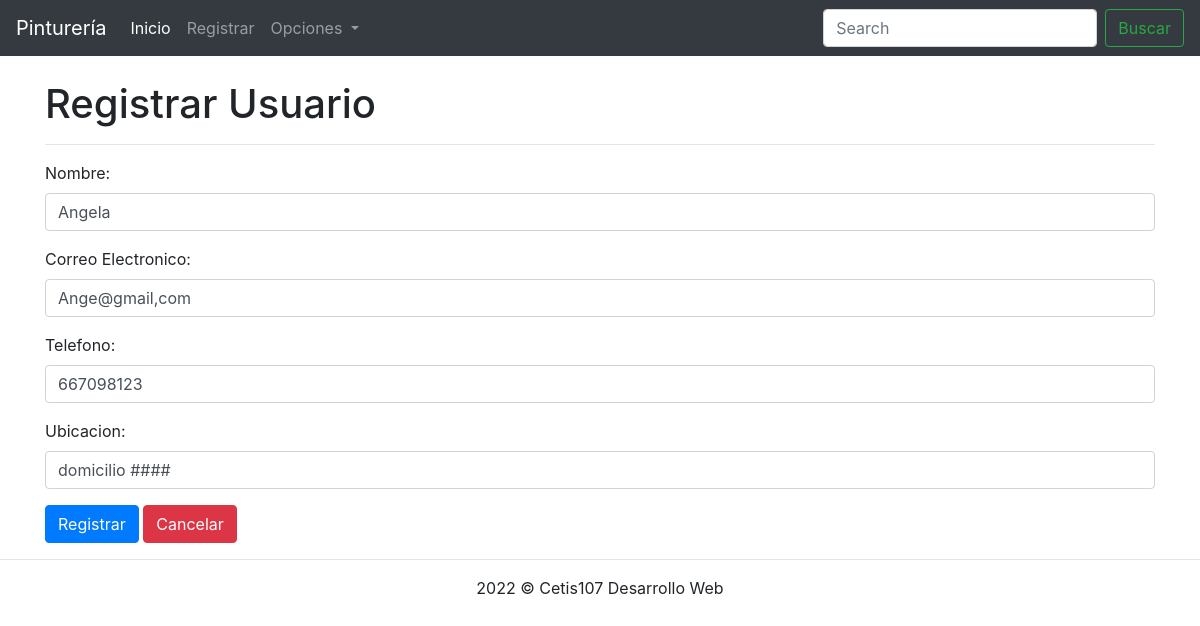
The page /actualizarRegistro.php?id=2 on the database its author committed.
### tables this page shows
CREATE TABLE `usuarios` (
  `id` int(11) NOT NULL,
  `nombre` varchar(50) NOT NULL,
  `correo` varchar(50) NOT NULL,
  `telefono` varchar(20) NOT NULL,
  `ubicacion` varchar(150) NOT NULL
);

### ActualizarRegistro.php (the view, shortened to what this page needs)
<!DOCTYPE html>
<html lang="en">
<head>
    <link rel="stylesheet" href="css/bootstrap.css">
</head>
<body>
    <?php
    include 'Conexion.php';
    $id = $_GET["id"];
    $sql = "SELECT * FROM usuarios WHERE id=" . $id;
    $resultado = $conexion->query($sql);
    $registro = $resultado->fetch_assoc();
    ?>
    <?php include 'menu.php'; ?>
    <br>
    <div class="container">
        <div class="row">
            <div class="col-12">
            <h1>Registrar Usuario</h1><hr>
                <form method="post" action="guardarRegistro.php">
                    <div class="form-group">
                        <label for="">Nombre:</label>
                        <input value="<?php echo $registro["nombre"]; ?>" type="text" class="form-control" name="nombre" placeholder="Teclea el nombre">
                    </div>
                    <div class="form-group">
                        <label for="">Correo Electronico:</label>
                        <input value="<?php echo $registro["correo"]; ?>" type="text" class="form-control" name="correo" placeholder="Teclea el correo">
                    </div>
                    <div class="form-group">
                        <label for="">Telefono:</label>
                        <input value="<?php echo $registro["telefono"]; ?>" type="number" class="form-control" name="telefono" placeholder="Teclea el telefono">
                    </div>
                    <div class="form-group">
                        <label for="">Ubicacion:</label>
                        <input value="<?php echo $registro["ubicacion"]; ?>" type="text" class="form-control" name="ubicacion" placeholder="Teclea la ubicacion">
                    </div>
                    <div>
                        <input type="submit" class="btn btn-primary" value="Registrar">
                        <a href="ConsultarDatos.php" class="btn btn-danger">Cancelar</a>
                    </div>
                </form>
            </div>
        </div>
    </div>
    <footer class="text-center">
        <hr>
        2022 &copy; Cetis107 Desarrollo Web
    </footer>
</body>
</html>

### rows shown on the page
usuarios: nombre "Angela", correo "Ange@gmail,com", telefono "667098123", ubicacion "domicilio ####"
